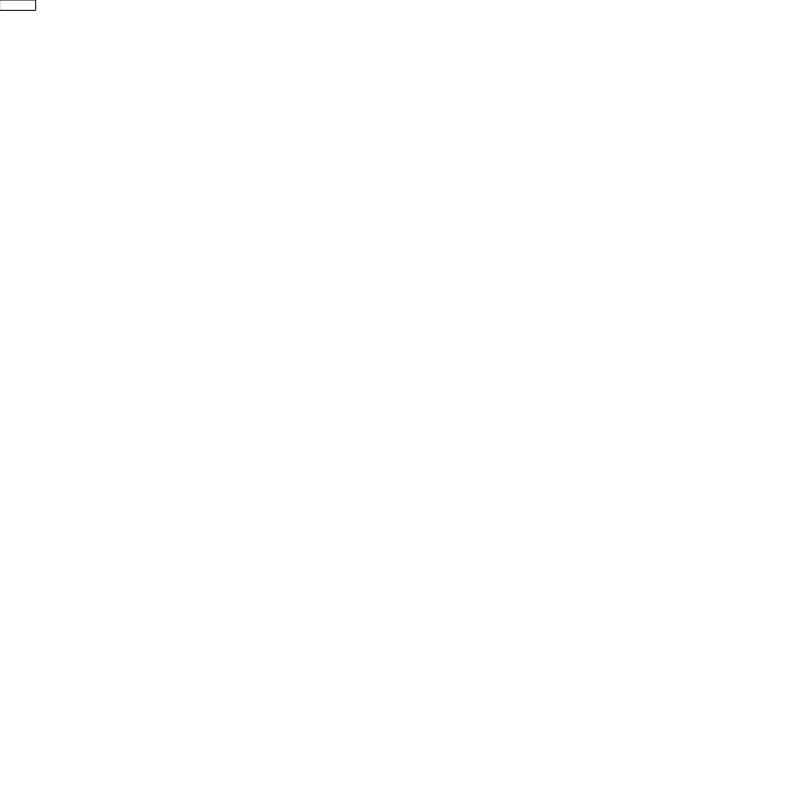
Frame 1 (no input)
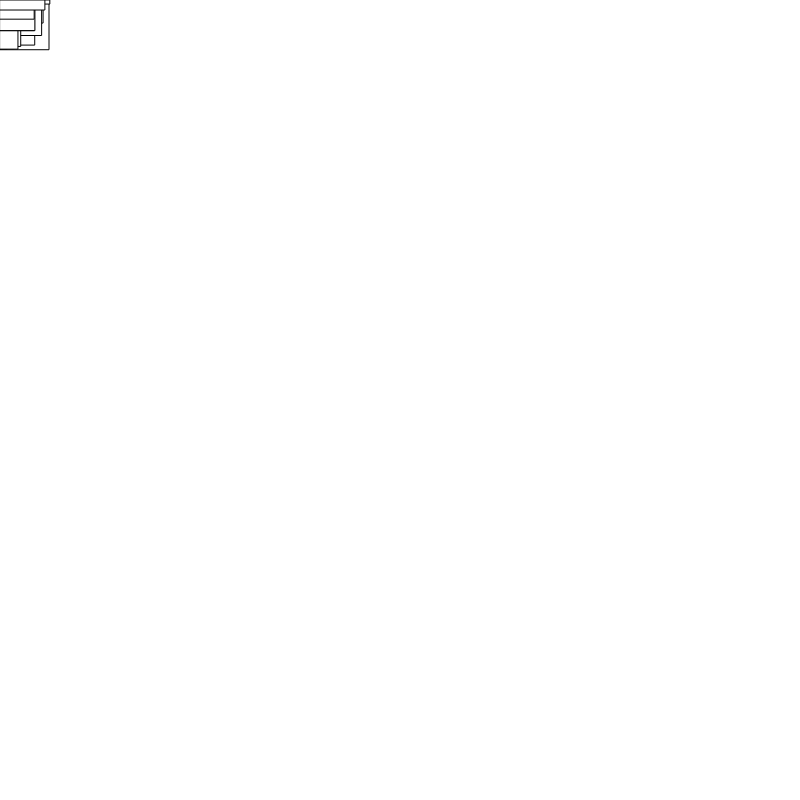
Frame 60 (no input)
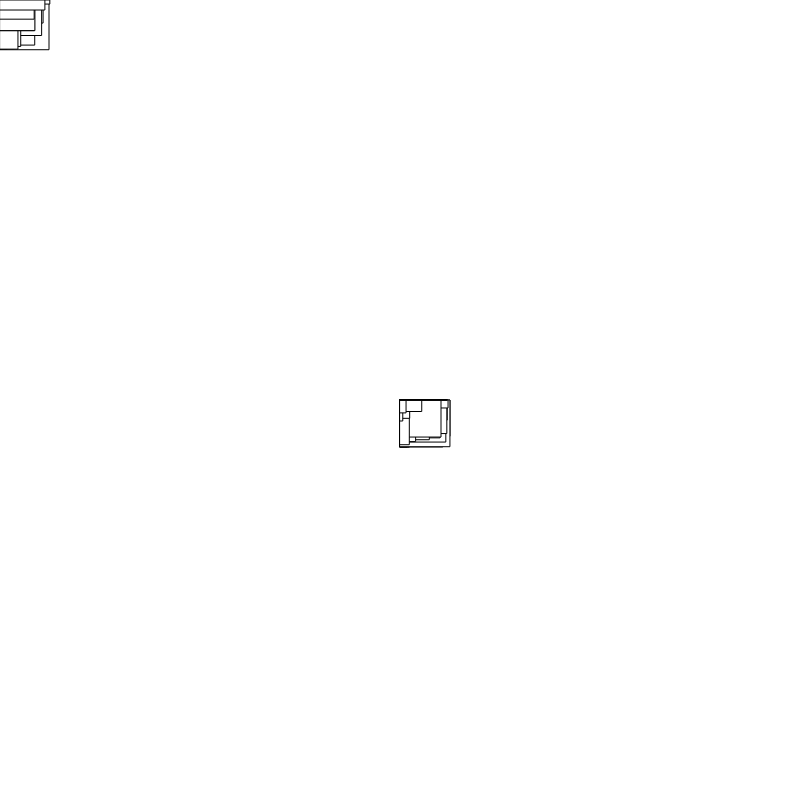
Frame 120 (the mouse pressed at the canvas centre since frame 60)

The p5.js sketch that drew these frames (run headless with seeded random() and noise() and a simulated clock; from frame 60 on, the mouse is pressed at the canvas centre):

// p5.js sketch
// ── sketch.js
function setup() {
  createCanvas(800, 800);
}

function draw() {
  rect(mouseX, mouseY, random(50), random(50));
}
